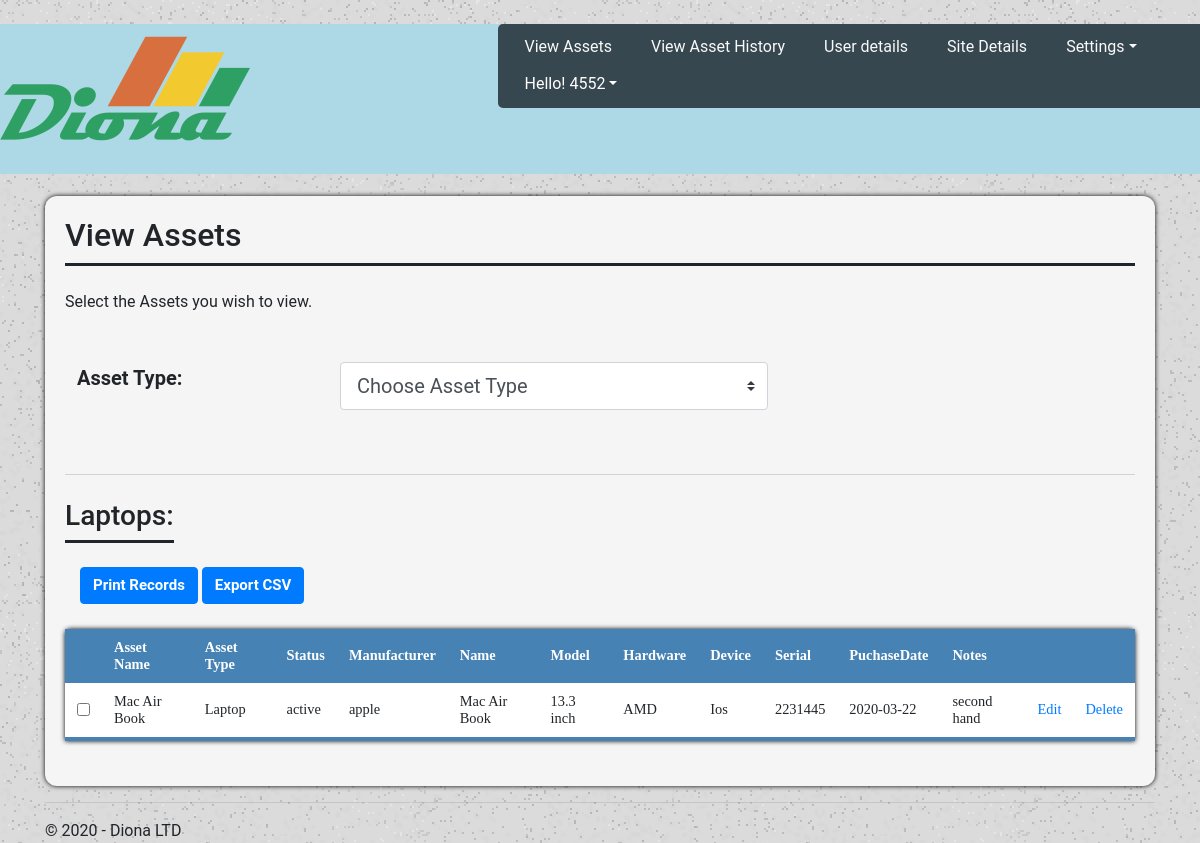
Screenshot of /adminview/laptop (signed in) with the database file from the repository.
### tables this page shows
CREATE TABLE `AssetType` (
                                            `assetType_id` integer,
                                            `assetType_name` TEXT NOT NULL,
                                            PRIMARY KEY (`assetType_id`));

CREATE TABLE `Asset` (
                                            `asset_id` integer,
                                            `assetType_id` integer NOT NULL,
                                            `asset_name` TEXT NOT NULL,
                                            PRIMARY KEY (`asset_id`)
                                            FOREIGN KEY (`assetType_id`) REFERENCES `AssetType` (`assetType_id`));

### EX1/views.py (the view)
@app.route('/adminview/laptop')
def admin_laptop():
    if 'loggedin' in session:
        types = dbHandler.getAllAssetType()
        conn = sqlite3.connect(r"diona.db")
        cur = conn.cursor()
        name_types = cur.execute("SELECT a.asset_id, a.asset_name , t.assetType_name, GROUP_CONCAT(d.key_value) FROM AssetDetails d, AssetType t INNER JOIN Asset a on a.asset_id = d.asset_id AND a.assetType_id = t.assetType_id WHERE t.assetType_name = 'Laptop' GROUP BY a.asset_id")
        rows = name_types.fetchall()
        results = [0 for x in range(len(rows))]
        for x in range(len(rows)):
            results[x] = rows[x][3].split(',')
        cur2 = conn.cursor()
        details_keys = cur2.execute("SELECT a.asset_id, a.asset_name, GROUP_CONCAT(d.key_name) FROM AssetDetails d, AssetType t INNER JOIN Asset a on a.asset_id = d.asset_id AND a.assetType_id = t.assetType_id WHERE t.assetType_name = 'Laptop' GROUP BY a.asset_id")
        return render_template('admin_laptop.html',
                                title='Admin View',
                                username=session['id'],
                                rows = rows,
                                res = results,
                                keys = details_keys.fetchall()[0][2].split(','),
                                type = types,
                                year=datetime.now().year)
    return redirect(url_for('login'))

### EX1/models.py (called while the page is built)
def create_connection(db_file):
    conn = None
    try:
        conn = sqlite3.connect(db_file)
    except Error as e:
        print(e)
    return conn

def getAllAssetType():
    con = create_connection("diona.db")
    try:
        with con:
            cur = con.cursor()
            cur.execute("SELECT DISTINCT assetType_name FROM AssetType")
            rows = cur.fetchall()
            return rows
    except sqlite3.IntegrityError:
        print ("couldn't add data")
    con.close()

### EX1/templates/admin_laptop.html (shortened to what this page needs)
{% extends "layout_admin.html" %}
{% block content %}
<div class="viewContainer">
    <div class="siteHeader">
        <h2>View Assets</h2>
    </div>
    <br>
    <p>Select the Assets you wish to view.</p>
    <br>
    <div class="row">
        <div class="col-3" style="justify-content: center;">
            <label class="col-form-label col-form-label-lg" for="searchBox1"><strong>Asset Type:</strong></label>
        </div>
        <div class="col-5" style="justify-content: center;">
            <select class="custom-select custom-select-lg mb-3" id="searchBox1" onchange="location = this.value;">
                <option selected>Choose Asset Type</option>
            </select>
        </div>
    </div>
    <br>
    <br>
    <div id="loginUserview"></div>
    <br>
    <div class="container" style="overflow-x:auto;">
        <div class="row">
            <div class="siteHeader">
                <h3>Laptops:</h3>
            </div>
        </div>
        <br>
        <button class="btn btn-primary" onclick="printRecords()">Print Records</button>
        <button id="export" class="btn btn-primary" data-export="export">Export CSV</button>
    </div>
    <table class="view-table" id="tableView">
        <thead>
            <tr>
                <th scope="row"> </th>
                <th> Asset Name </th>
                <th> Asset Type </th>
                {%  for x in keys: %}
                <th> {{ x }} </th>
                {% endfor %}
                <th> </th>
                <th> </th>
            </tr>
        </thead>
        {%  for row in range(rows|length): %}
        <tbody>
            <tr>
                <td scope="row"><input type="checkbox" id="checkBx" name="row-check" value="{{ rows[row][0] }}"></td>
                <td>{{ rows[row][1] }}</td>
                <td>{{ rows[row][2] }}</td>
                {%  for x in res[row]: %}
                <td>{{ x }}</td>
                {% endfor %}
                <td>
                    <a href="{{ url_for('update_assetsLaptop')}}?id={{ rows[row][0] }}"
                       class="text-primary">Edit</a>
                </td>
                <td>
                    <a href="{{ url_for('delete_laptop')}}?id={{ rows[row][0] }}" class="text-primary">Delete</a>
                </td>
            </tr>
        </tbody>
        {% endfor %}
    </table>
</div>
{% endblock %}

### EX1/static/styles.css (style rules this page uses)
body { font-family: Roboto, Arial, sans-serif; background-image: url('/static/image/boxed-bg.jpg'); margin: 0; height: 100%; }
.siteHeader { text-align: left; font-family: Roboto, Arial, sans-serif; font-size: 14px; border-bottom: 3px solid #212529; color: #212529; }
.viewContainer { background-color: #F5F5F5; justify-content: center; padding: 20px; margin-top: 2%; border-bottom: 2%; box-shadow: 0 0 5px rgba(0, 0, 0, 15); border-radius: 12px; overflow-x: auto; }
.btn { font-size: 15px; font-weight: bold; }
.row:after { content: ""; display: table; clear: both; }
label { padding-top: 12px; padding-right: 12px; padding-left: 12px; display: inline-block; }
input[type= text], [type= email], select, textarea { width: 100%; padding: 12px; margin: 8px 0; display: inline-block; border: 1px solid #ccc; border-radius: 4px; box-sizing: border-box; resize: vertical; }
.view-table { border-collapse: collapse; margin: 25px 0px; font-size: 0.9em; min-width: 400px; border-radius: 5px 5px 0 0; box-shadow: 0 0 5px rgba(0, 0, 0, 15); font-family: Calibri; }
.view-table thead tr { background-color: #4682B4; color: white; font-weight: bold; }
.view-table thead th { text-align: left; }
.view-table th, .view-table td { padding: 10px 12px; }
.view-table tbody tr { border-bottom: 1px solid #dddddd; }
.view-table tbody:last-of-type { border-bottom: 4px solid #4682B4; }
.view-table tbody { background-color: #f3f3f3; }
.view-table tbody:nth-child(2n) { background-color: white; }
#loginUserview { border-top: lightgrey 1px solid; text-align: center; }

### rows the page displays
AssetType: assetType_name "Laptop", x "active" "apple" "Mac Air Book" "13.3 inch" "AMD" "Ios" "2231445" "2020-03-22" "second hand"
Asset: asset_name "Mac Air Book"

### other values shown
{{ username }} "4552"
{{ x }} "Status" "Manufacturer" "Name" "Model" "Hardware" "Device" "Serial" "PuchaseDate" "Notes"
